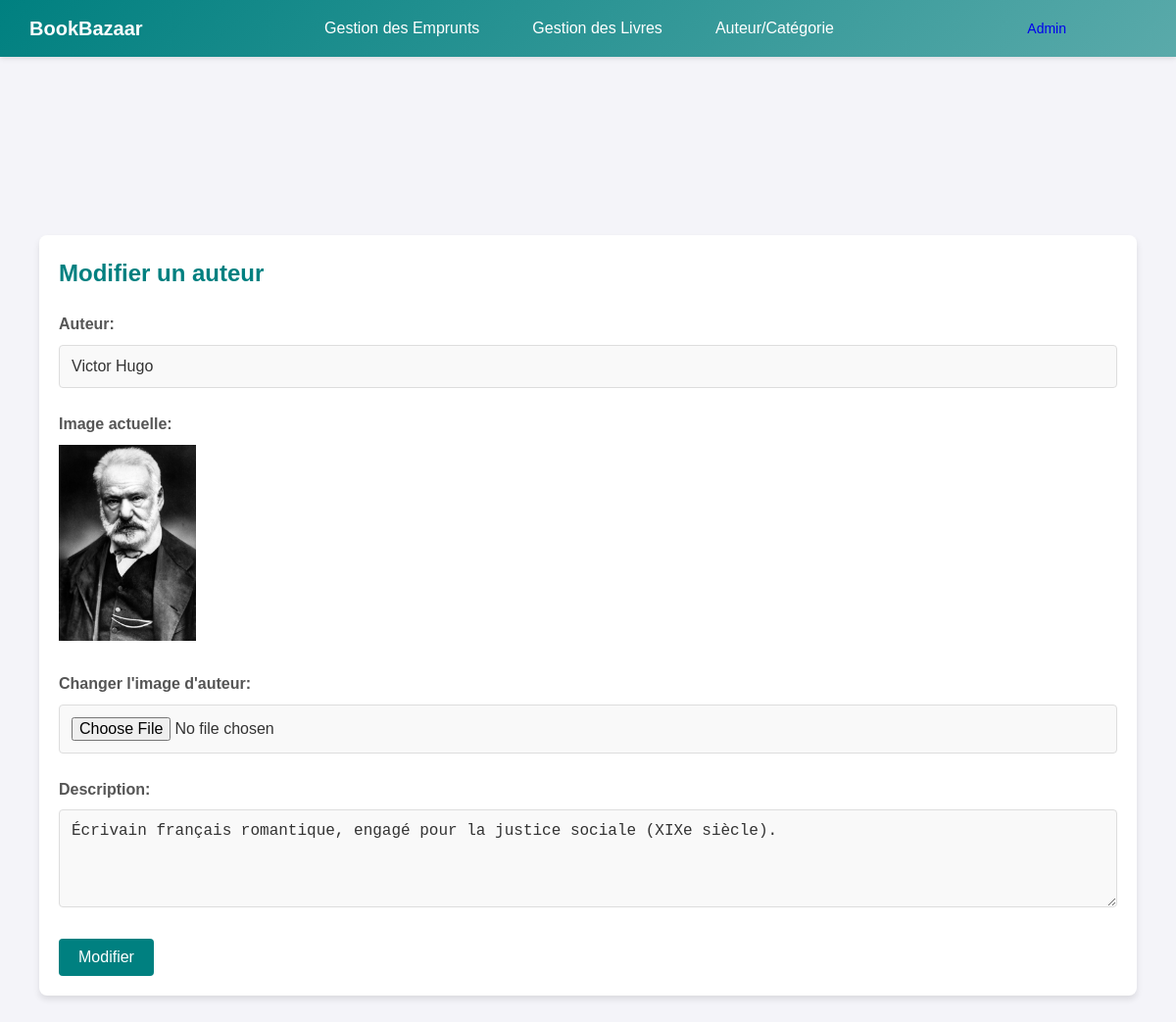
Screenshot of /admin/auteur_modification.php?id_auteur=38 with the database file from the repository.
### tables this page shows
CREATE TABLE `auteur` (
  `id_auteur` int(11) NOT NULL,
  `nom_auteur` varchar(100) NOT NULL,
  `image_auteur` varchar(255) NOT NULL,
  `description` varchar(100) NOT NULL
);

### admin/auteur_modification.php (the view, shortened to what this page needs)
<?php
require_once('../connection/connection.php');
$user = null;
if (isset($_GET['id_auteur'])) {
    $userId = $_GET['id_auteur'];
    $req = $pdo->prepare("SELECT * FROM auteur WHERE id_auteur = :id_auteur");
    $req->bindParam(':id_auteur', $userId, PDO::PARAM_INT);
    $req->execute();
    $user = $req->fetch();
}
?>
<!DOCTYPE html>
<html lang="fr">
<head>
    <link rel="stylesheet" href="../css/insert.css">
</head>
<body>
    <?php include('admin_nav.php'); ?>
    <main>
        <section>
            <h2>Modifier un auteur</h2>
            <form action="modification_auteur.php" method="POST" enctype="multipart/form-data">
                <div class="form-group">
                    <label for="titre">Auteur:</label>
                    <input type="text" id="titre" name="nom_auteur" value="<?php echo htmlspecialchars($user['nom_auteur']) ?>" required>
                </div>
                <div class="form-group">
                    <label for="image">Image actuelle:</label>
                    <?php if (!empty($user['image_auteur'])): ?>
                        <img src="<?php echo '../images/' . htmlspecialchars($user['image_auteur']); ?>"
                             alt="Image d'auteur" style="max-width: 200px; max-height: 200px;">
                    <?php else: ?>
                        <p>Aucune image disponible</p>
                    <?php endif; ?>
                </div>
                <div class="form-group">
                    <label for="image_auteur">Changer l'image d'auteur:</label>
                    <input type="file" id="image_auteur" name="image_auteur">
                </div>
                <div class="form-group">
                    <label for="description">Description:</label>
                    <textarea id="description" name="description" rows="4" required><?php echo htmlspecialchars($user['description']) ?></textarea>
                </div>
                <button type="submit" class="add" onclick="return confirm('Vous confirmez ces modifications ?')">Modifier</button>
            </form>
        </section>
    </main>
</body>
</html>

### css/insert.css (style rules this page uses)
.form-group { margin-bottom: 1.5rem; }
.form-group label { display: block; margin-bottom: 0.5rem; color: #555; font-weight: bold; }
.form-group input, .form-group textarea, .form-group select { width: 100%; padding: 0.75rem; border: 1px solid #ddd; border-radius: 4px; font-size: 1rem; color: #333; background-color: #f9f9f9; transition: border-color 0.3s ease; }
.form-group textarea { resize: vertical; min-height: 100px; }
button.add { background-color: teal; color: white; padding: 10px 20px; border: none; border-radius: 4px; cursor: pointer; font-size: 1rem; transition: background-color 0.3s ease; }

### css/admin.css (style rules this page uses)
* { margin: 0; padding: 0; box-sizing: border-box; }
body { font-family: 'Arial', sans-serif; background-color: #f4f4f9; color: #333; line-height: 1.6; }
body { margin: 0; font-family: 'Arial', sans-serif; background-color: #f4f4f9; }
main { padding: 20px; padding-top: 120px; }
section { margin-bottom: 40px; background-color: white; padding: 20px; border-radius: 8px; box-shadow: 0 4px 6px rgba(0, 0, 0, 0.1); }
h2 { margin-bottom: 20px; color: teal; }

### rows the page displays
auteur: nom_auteur "Victor Hugo", image_auteur (picture), description "Écrivain français romantique, engagé pour la justice sociale (XIXe siècle)."
